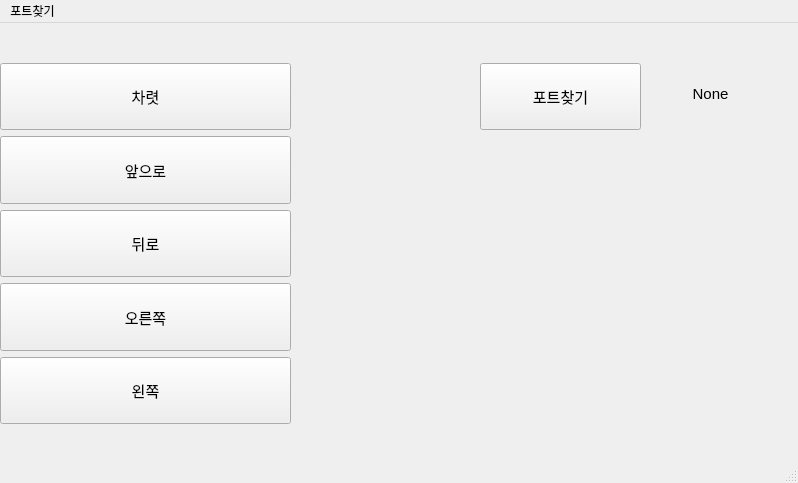
<?xml version="1.0" encoding="UTF-8"?>
<ui version="4.0">
 <class>MainWindow</class>
 <widget class="QMainWindow" name="MainWindow">
  <property name="geometry">
   <rect>
    <x>0</x>
    <y>0</y>
    <width>798</width>
    <height>483</height>
   </rect>
  </property>
  <property name="windowTitle">
   <string>휴머노이드 기본 제어</string>
  </property>
  <widget class="QWidget" name="centralwidget">
   <widget class="QWidget" name="verticalLayoutWidget">
    <property name="geometry">
     <rect>
      <x>0</x>
      <y>40</y>
      <width>291</width>
      <height>361</height>
     </rect>
    </property>
    <layout class="QVBoxLayout" name="verticalLayout">
     <item>
      <widget class="QPushButton" name="pushButton_1">
       <property name="sizePolicy">
        <sizepolicy hsizetype="Minimum" vsizetype="Expanding">
         <horstretch>0</horstretch>
         <verstretch>0</verstretch>
        </sizepolicy>
       </property>
       <property name="font">
        <font>
         <family>맑은 고딕</family>
         <pointsize>11</pointsize>
        </font>
       </property>
       <property name="text">
        <string>차렷</string>
       </property>
      </widget>
     </item>
     <item>
      <widget class="QPushButton" name="pushButton_2">
       <property name="sizePolicy">
        <sizepolicy hsizetype="Minimum" vsizetype="Expanding">
         <horstretch>0</horstretch>
         <verstretch>0</verstretch>
        </sizepolicy>
       </property>
       <property name="font">
        <font>
         <family>맑은 고딕</family>
         <pointsize>11</pointsize>
        </font>
       </property>
       <property name="text">
        <string>앞으로</string>
       </property>
      </widget>
     </item>
     <item>
      <widget class="QPushButton" name="pushButton_3">
       <property name="sizePolicy">
        <sizepolicy hsizetype="Minimum" vsizetype="Expanding">
         <horstretch>0</horstretch>
         <verstretch>0</verstretch>
        </sizepolicy>
       </property>
       <property name="font">
        <font>
         <family>맑은 고딕</family>
         <pointsize>11</pointsize>
        </font>
       </property>
       <property name="text">
        <string>뒤로</string>
       </property>
      </widget>
     </item>
     <item>
      <widget class="QPushButton" name="pushButton_4">
       <property name="sizePolicy">
        <sizepolicy hsizetype="Minimum" vsizetype="Expanding">
         <horstretch>0</horstretch>
         <verstretch>0</verstretch>
        </sizepolicy>
       </property>
       <property name="font">
        <font>
         <family>맑은 고딕</family>
         <pointsize>11</pointsize>
        </font>
       </property>
       <property name="text">
        <string>오른쪽</string>
       </property>
      </widget>
     </item>
     <item>
      <widget class="QPushButton" name="pushButton_5">
       <property name="sizePolicy">
        <sizepolicy hsizetype="Minimum" vsizetype="Expanding">
         <horstretch>0</horstretch>
         <verstretch>0</verstretch>
        </sizepolicy>
       </property>
       <property name="font">
        <font>
         <family>맑은 고딕</family>
         <pointsize>11</pointsize>
        </font>
       </property>
       <property name="text">
        <string>왼쪽</string>
       </property>
      </widget>
     </item>
    </layout>
   </widget>
   <widget class="QPushButton" name="pushButton_6">
    <property name="geometry">
     <rect>
      <x>480</x>
      <y>40</y>
      <width>161</width>
      <height>67</height>
     </rect>
    </property>
    <property name="sizePolicy">
     <sizepolicy hsizetype="Minimum" vsizetype="Expanding">
      <horstretch>0</horstretch>
      <verstretch>0</verstretch>
     </sizepolicy>
    </property>
    <property name="font">
     <font>
      <family>맑은 고딕</family>
      <pointsize>11</pointsize>
     </font>
    </property>
    <property name="text">
     <string>포트찾기</string>
    </property>
   </widget>
   <widget class="QLabel" name="label">
    <property name="geometry">
     <rect>
      <x>480</x>
      <y>110</y>
      <width>231</width>
      <height>341</height>
     </rect>
    </property>
    <property name="sizePolicy">
     <sizepolicy hsizetype="Expanding" vsizetype="Expanding">
      <horstretch>0</horstretch>
      <verstretch>0</verstretch>
     </sizepolicy>
    </property>
    <property name="text">
     <string/>
    </property>
    <property name="pixmap">
     <pixmap>[크기변환]humanoid.PNG</pixmap>
    </property>
    <property name="scaledContents">
     <bool>true</bool>
    </property>
    <property name="alignment">
     <set>Qt::AlignCenter</set>
    </property>
   </widget>
   <widget class="QLabel" name="lblPort">
    <property name="geometry">
     <rect>
      <x>650</x>
      <y>50</y>
      <width>121</width>
      <height>41</height>
     </rect>
    </property>
    <property name="font">
     <font>
      <family>Arial</family>
      <pointsize>11</pointsize>
     </font>
    </property>
    <property name="text">
     <string>None</string>
    </property>
    <property name="alignment">
     <set>Qt::AlignCenter</set>
    </property>
   </widget>
  </widget>
  <widget class="QMenuBar" name="menubar">
   <property name="geometry">
    <rect>
     <x>0</x>
     <y>0</y>
     <width>798</width>
     <height>18</height>
    </rect>
   </property>
   <widget class="QMenu" name="menu">
    <property name="title">
     <string>포트찾기</string>
    </property>
    <addaction name="actionSerial_Port"/>
   </widget>
   <addaction name="menu"/>
  </widget>
  <widget class="QStatusBar" name="statusbar"/>
  <action name="actionSerial_Port">
   <property name="text">
    <string>Serial Port</string>
   </property>
  </action>
 </widget>
 <resources/>
 <connections/>
</ui>
